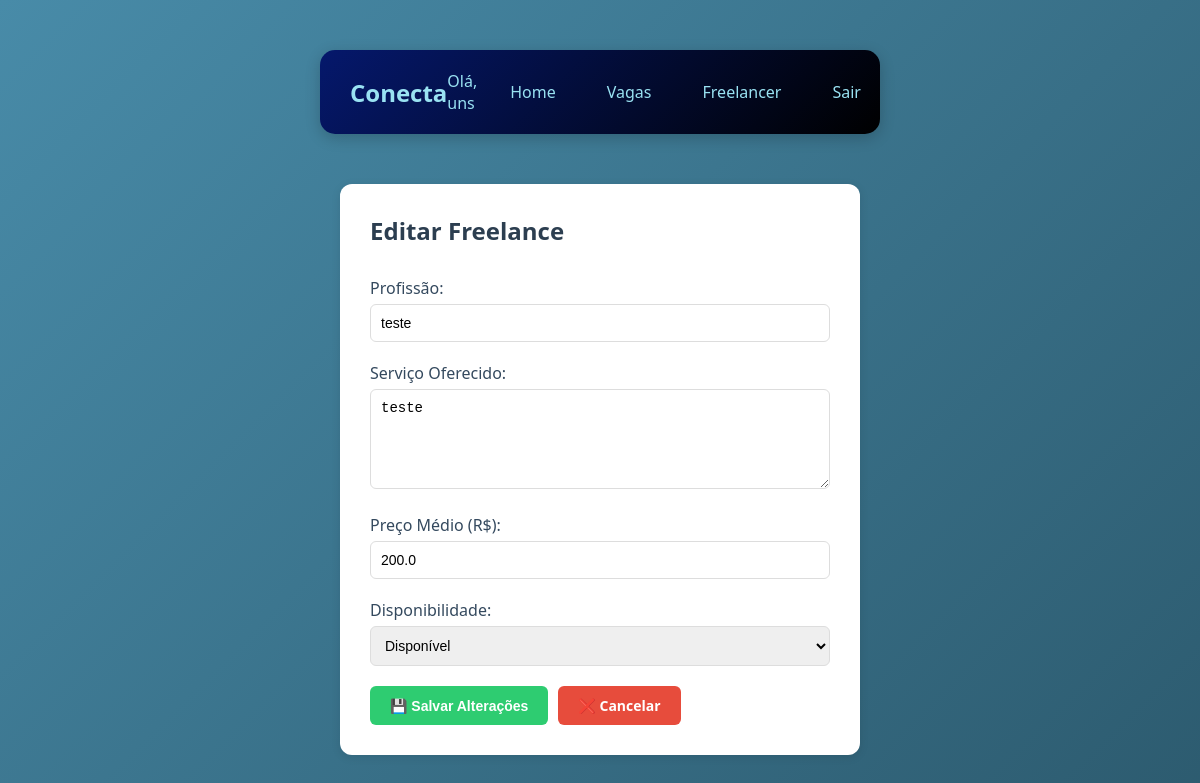
Page /freelancer/editar/13 (signed in) on the committed database.
### tables this page shows
CREATE TABLE freelancers (
    id_freelancer INTEGER PRIMARY KEY AUTOINCREMENT,
    id_funcionario INTEGER NOT NULL,
    profissao TEXT,
    servico_oferecido TEXT,
    preco_medio REAL,
    disponibilidade TEXT DEFAULT 'disponivel',
    total_avaliacoes INTEGER DEFAULT 0,
    data_cadastro TIMESTAMP DEFAULT CURRENT_TIMESTAMP,
    FOREIGN KEY (id_funcionario) REFERENCES funcionarios(id_funcionario) ON DELETE CASCADE
);

### routes/route_freelancer.py (the view, shortened to what this page needs)
@bp_freelancer.route('/freelancer/editar/<int:id_freelancer>', methods=['GET', 'POST'])
def editar_freelance(id_freelancer):
    if 'usuario_id' not in session:
        return redirect('/')
    if session.get('tipo') != 'funcionario':
        return redirect('/')
    id_funcionario = session['usuario_id']
    freelance = FreelancerCRUD.buscar_por_id(id_freelancer)
    if not freelance:
        flash("Freelancer não encontrado", "erro")
        return redirect(url_for('home.home_pag'))
    if freelance['id_funcionario'] != id_funcionario:
        flash("Você não tem permissão para editar este registro", "erro")
        return redirect(url_for('home.home_pag'))
    return render_template('vaga/editar_freelance.html', freelance=freelance)

### CRUDs/crud_freelancer.py (called while the page is built)
    @staticmethod
    def buscar_por_id(id_freelancer):
        conn = get_connection()
        try:
            cursor = conn.cursor()
            cursor.execute('''
                SELECT * FROM freelancers WHERE id_freelancer = ?
            ''', (id_freelancer,))
            return cursor.fetchone()
        finally:
            conn.close()

### database/connect.py (called while the page is built)
def get_connection():
    conn = sqlite3.connect(Config.DB_PATH)
    conn.execute("PRAGMA foreign_keys = ON;")
    conn.row_factory = sqlite3.Row
    return conn

### templates/vaga/editar_freelance.html (shortened to what this page needs)
{% extends "menu.html" %}
{% block content %}
<div class="container">
    <div class="form-container">
        <h2>Editar Freelance</h2>
        <form method="POST" action="{{ url_for('freelancer.editar_freelance', id_freelancer=freelance.id_freelancer) }}">
            <div class="campo">
                <label>Profissão:</label>
                <input type="text" name="profissao" value="{{ freelance.profissao }}" required>
            </div>
            <div class="campo">
                <label>Serviço Oferecido:</label>
                <textarea name="servico_oferecido" required>{{ freelance.servico_oferecido }}</textarea>
            </div>
            <div class="campo">
                <label>Preço Médio (R$):</label>
                <input type="number" name="preco_medio" value="{{ freelance.preco_medio }}" step="0.01" required>
            </div>
            <div class="campo">
                <label>Disponibilidade:</label>
                <select name="disponibilidade">
                    <option value="disponivel" {% if freelance.disponibilidade == 'disponivel' %}selected{% endif %}>Disponível</option>
                </select>
            </div>
            <div class="botoes-edicao">
                <button type="submit" class="btn-salvar">💾 Salvar Alterações</button>
                <a href="{{ url_for('home.home_pag') }}" class="btn-cancelar">❌ Cancelar</a>
            </div>
        </form>
    </div>
</div>
{% endblock %}

### static/css/home/homef.css (style rules this page uses)
* { margin: 0; padding: 0; box-sizing: border-box; }
body { font-family: 'Segoe UI', Tahoma, Geneva, Verdana, sans-serif; background: linear-gradient(135deg, #488BA8 0%, #2c5a6e 100%); min-height: 100vh; }
.container { max-width: 1000px; margin: 0 auto; padding: 20px; }
.botoes-edicao { display: flex; gap: 10px; margin-top: 20px; }
.btn-salvar, .btn-cancelar { border: none; padding: 10px 20px; border-radius: 8px; cursor: pointer; font-weight: 600; color: white; }
.btn-salvar { background: #4CAF50; }
.btn-cancelar { background: #999; }

### templates/vaga/editar_freelance.html (style rules this page uses)
.container { max-width: 600px; margin: 50px auto; padding: 0 20px; }
.form-container { background: white; padding: 30px; border-radius: 12px; box-shadow: 0 2px 10px rgba(0,0,0,0.1); }
.form-container h2 { margin-bottom: 30px; color: #2c3e50; }
.campo { margin-bottom: 20px; }
.campo label { display: block; margin-bottom: 5px; font-weight: 500; color: #34495e; }
.campo input, .campo textarea, .campo select { width: 100%; padding: 10px; border: 1px solid #ddd; border-radius: 6px; font-size: 14px; }
.campo textarea { min-height: 100px; resize: vertical; }
.botoes-edicao { display: flex; gap: 10px; margin-top: 20px; }
.btn-salvar { background: #2ecc71; color: white; padding: 10px 20px; border: none; border-radius: 6px; cursor: pointer; font-size: 14px; }
.btn-cancelar { background: #e74c3c; color: white; padding: 10px 20px; border: none; border-radius: 6px; cursor: pointer; text-decoration: none; font-size: 14px; }

### rows in the picture
freelancers: profissao "teste", servico_oferecido "teste", preco_medio "200.0", disponibilidade "Disponível"

### other values in the picture
{{ session.usuario_nome }} "uns"
